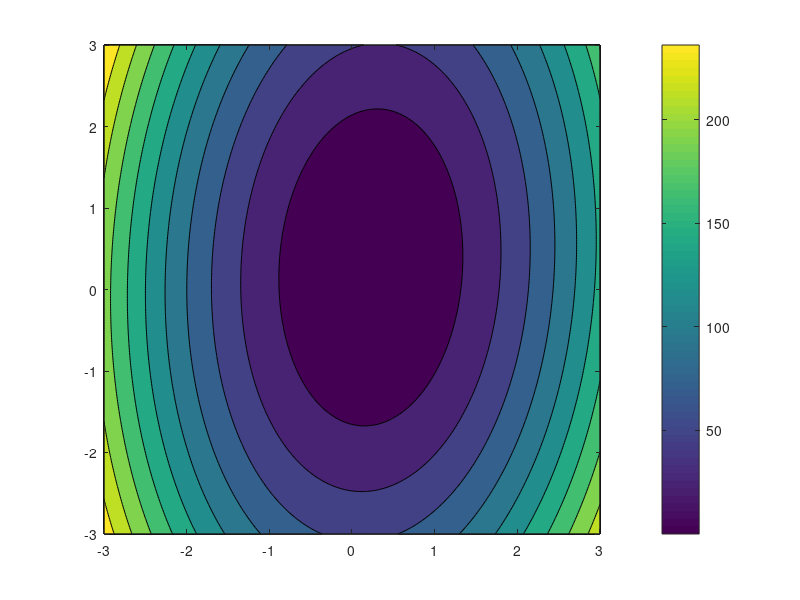

Source code (MATLAB):
% This is an example how to create a simple convex loss. For the SGD claims we will need non-convex loss thus at least 2
% layers will be needed.

% Matrix with normally distributed entries, mean=0, std=1
A = randn(2,2); 
% take upper right triangle
a = [A(1,1); A(1,2); A(2,2)];
% construct symmetic matrix (3 dof)
% I think this is the weight matrix
% sA = [a(1), a(2); a(2), a(3)];


% function applying sA*x
% Analogous to weights * inputs
sax = @(a,x) [a(1), a(2); a(2), a(3)]*x;

% generate data
% apply the matrix to randomly drawn vectors
% Inputs, predictions
X = randn(2,10);
Y = sax(a, X);


disp(Y)

% grid space for matrix entries
as = linspace(-3,3,300);

% L2 loss function as a function of paramters a and data set (X,Y)
loss2 = @(a,X,Y) sum(reshape((sax(a,X)-Y).^2,[],1));

%disp(X);
%disp(loss2([0,0,0],X,Y));

% Fix the coefficient a(3) and plot the loss2 while varying the other two coefficients. Loss2 in convex in the parameters
for i=1:length(as), for j=1:length(as),  landscape2(i,j) = loss2([as(i); as(j); a(3)], X,Y); end; end
figure,  contourf(as,as,landscape2); colorbar
